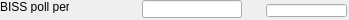
   <widget class="caFrame" name="caFrame_5">
    <property name="geometry">
     <rect>
      <x>12</x>
      <y>160</y>
      <width>349</width>
      <height>20</height>
     </rect>
    </property>
    <widget class="caLabel" name="caLabel_9">
     <property name="geometry">
      <rect>
       <x>0</x>
       <y>0</y>
       <width>69</width>
       <height>13</height>
      </rect>
     </property>
     <property name="text">
      <string>BISS poll period</string>
     </property>
     <property name="alignment">
      <set>Qt::AlignAbsolute|Qt::AlignLeading|Qt::AlignLeft|Qt::AlignVCenter</set>
     </property>
     <property name="fontScaleMode">
      <enum>ESimpleLabel::WidthAndHeight</enum>
     </property>
     <property name="foreground">
      <color>
       <red>0</red>
       <green>0</green>
       <blue>0</blue>
      </color>
     </property>
     <property name="background">
      <color alpha="0">
       <red>0</red>
       <green>0</green>
       <blue>0</blue>
      </color>
     </property>
     <property name="frameShape">
      <enum>QFrame::NoFrame</enum>
     </property>
    </widget>
    <widget class="caTextEntry" name="caTextEntry_0">
     <property name="geometry">
      <rect>
       <x>142</x>
       <y>0</y>
       <width>100</width>
       <height>18</height>
      </rect>
     </property>
     <property name="channel" stdset="0">
      <string>$(P)$(M)_STATUS_POLL_DELAY_CMD</string>
     </property>
     <property name="foreground">
      <color>
       <red>0</red>
       <green>0</green>
       <blue>0</blue>
      </color>
     </property>
     <property name="background">
      <color>
       <red>115</red>
       <green>223</green>
       <blue>255</blue>
      </color>
     </property>
     <property name="colorMode">
      <enum>caLineEdit::Static</enum>
     </property>
     <property name="precisionMode">
      <enum>caLineEdit::Channel</enum>
     </property>
     <property name="limitsMode">
      <enum>caLineEdit::Channel</enum>
     </property>
     <property name="maxValue">
      <double>1.000000000000000</double>
     </property>
     <property name="minValue">
      <double>0.000000000000000</double>
     </property>
     <property name="fontScaleMode" stdset="0">
      <enum>caLineEdit::WidthAndHeight</enum>
     </property>
     <property name="formatType">
      <enum>caLineEdit::decimal</enum>
     </property>
    </widget>
    <widget class="caLineEdit" name="caLineEdit_2">
     <property name="geometry">
      <rect>
       <x>266</x>
       <y>4</y>
       <width>81</width>
       <height>13</height>
      </rect>
     </property>
     <property name="alignment">
      <set>Qt::AlignAbsolute|Qt::AlignLeading|Qt::AlignLeft|Qt::AlignVCenter</set>
     </property>
     <property name="channel" stdset="0">
      <string>$(P)$(M)_STATUS_POLL_DELAY_MON</string>
     </property>
     <property name="foreground">
      <color>
       <red>10</red>
       <green>0</green>
       <blue>184</blue>
      </color>
     </property>
     <property name="background">
      <color>
       <red>187</red>
       <green>187</green>
       <blue>187</blue>
      </color>
     </property>
     <property name="colorMode">
      <enum>caLineEdit::Static</enum>
     </property>
     <property name="precisionMode">
      <enum>caLineEdit::Channel</enum>
     </property>
     <property name="limitsMode">
      <enum>caLineEdit::Channel</enum>
     </property>
     <property name="maxValue">
      <double>1.000000000000000</double>
     </property>
     <property name="minValue">
      <double>0.000000000000000</double>
     </property>
     <property name="fontScaleMode" stdset="0">
      <enum>caLineEdit::WidthAndHeight</enum>
     </property>
     <property name="formatType">
      <enum>caLineEdit::decimal</enum>
     </property>
    </widget>
   </widget>
